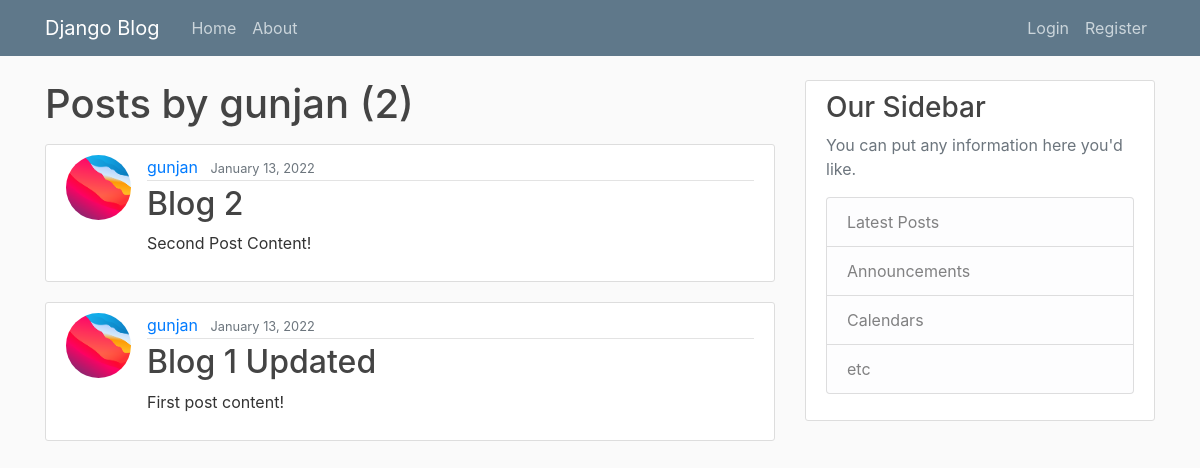
The app's page /user/gunjan, older data.
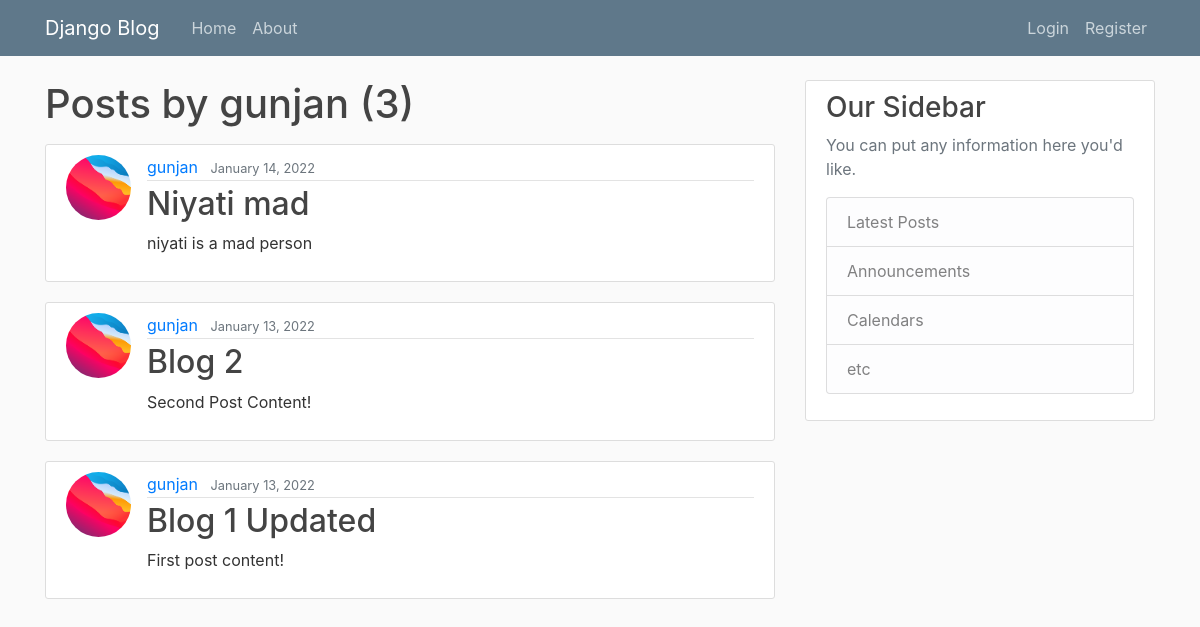
The same page, newer data.
### blog/models.py (models this page shows, shortened)
class Post(models.Model):
    title = models.CharField(max_length=100)
    content = models.TextField()
    date = models.DateTimeField(default=timezone.now)
    author = models.ForeignKey(User, on_delete=models.CASCADE)

### users/models.py (models this page shows, shortened)
class Profile(models.Model):
    user = models.OneToOneField(User, on_delete=models.CASCADE)
    image = models.ImageField(default='default.jpg', upload_to='profile_pics')

### blog/views.py (the view)
# urls.py: path('user/<str:username>', UserPostListView.as_view(), name='user-posts'),
class UserPostListView(ListView):
    model = Post
    template_name = 'blog/user_posts.html'
    context_object_name = 'posts'
    paginate_by = 5
    def get_queryset(self):
        user = get_object_or_404(User, username=self.kwargs.get('username'))
        return Post.objects.filter(author=user).order_by('-date')

### blog/templates/blog/user_posts.html (shortened to what this page needs)
{% extends "blog/base.html" %}
{% block content %}
    <h1 class="mb-3" >Posts by {{ view.kwargs.username }} ({{ page_obj.paginator.count }})</h1>
    {% for post in posts %}
        <article class="media content-section">
            <img class = "rounded-circle article-img" src="{{ post.author.profile.image.url }}" alt="">
            <div class="media-body">
            <div class="article-metadata">
                <a class="mr-2" href="{% url 'user-posts' post.author.username %}">{{ post.author }}</a>
                <small class="text-muted">{{ post.date|date:"F d, Y" }}</small>
            </div>
            <h2><a class="article-title" href="{% url 'post-detail' post.id %}">{{ post.title }}</a></h2>
            <p class="article-content">{{ post.content }}</p>
            </div>
        </article>
    {% endfor %}
{% endblock content %}

Row changes from the older to the newer data that the page shows:
added Post: author.profile.image (picture), author "gunjan", date "January 14, 2022", title "Niyati mad", content "niyati is a mad person"
Text that changed along with them:
{{ page_obj.paginator.count }}: "2" → "3"
